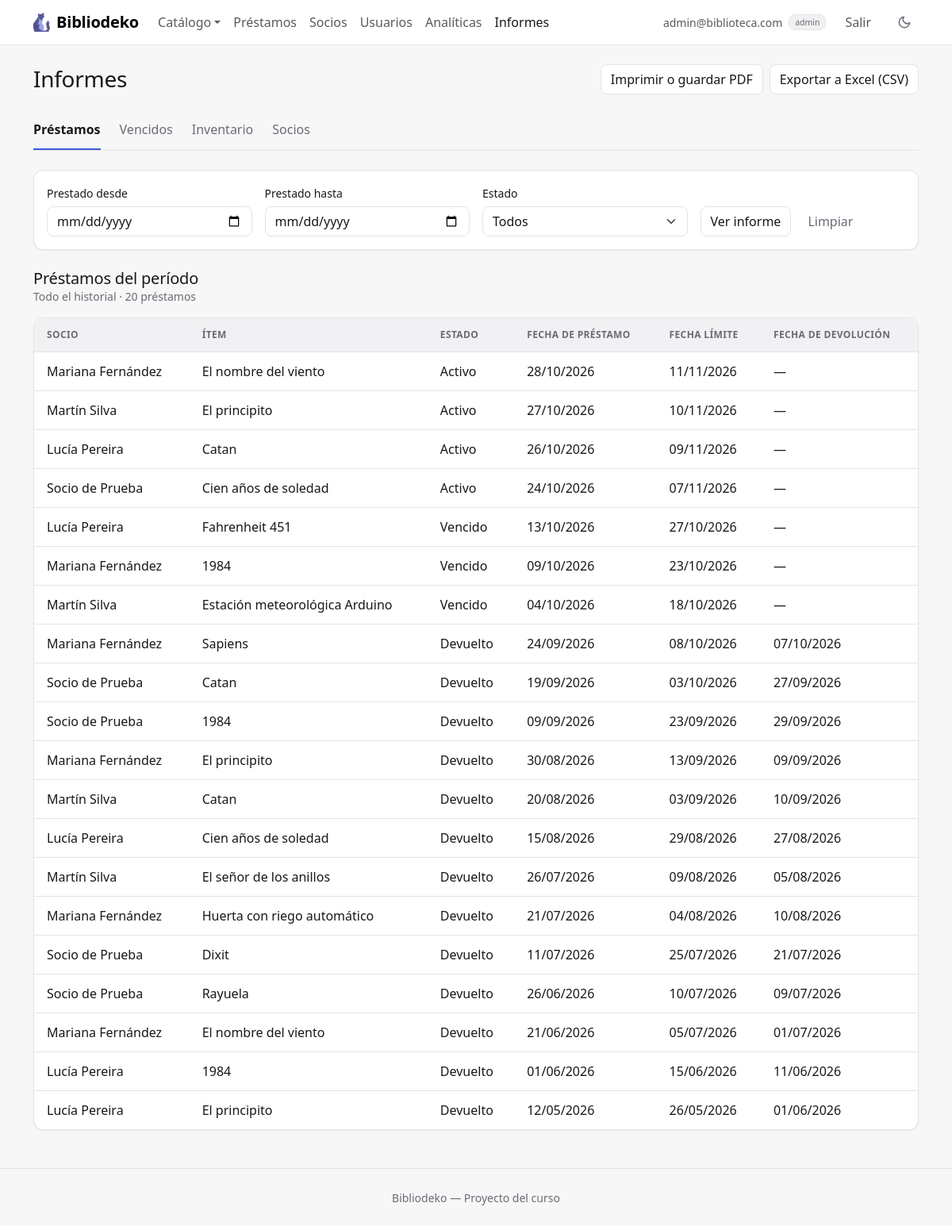
Screenshot of /index.php?accion=verInforme (signed in) with the database file from the repository.
### tables this page shows
CREATE TABLE IF NOT EXISTS prestamos (
    id              INT AUTO_INCREMENT PRIMARY KEY,
    socio_id        INT  NOT NULL,
    item_id         INT  NOT NULL,
    fecha_prestamo  DATE NOT NULL,
    fecha_limite    DATE NOT NULL,
    fecha_devolucion DATE NULL,
    estado          ENUM('activo', 'devuelto') NOT NULL DEFAULT 'activo',
    FOREIGN KEY (socio_id) REFERENCES socios(id) ON DELETE RESTRICT,
    FOREIGN KEY (item_id) REFERENCES items(id) ON DELETE RESTRICT
);

CREATE TABLE IF NOT EXISTS socios (
    id          INT AUTO_INCREMENT PRIMARY KEY,
    usuario_id  INT NOT NULL UNIQUE,
    nombre      VARCHAR(100) NOT NULL,
    direccion   VARCHAR(255) NOT NULL,
    telefono    VARCHAR(20)  NOT NULL,
    foto        VARCHAR(100) NOT NULL DEFAULT 'avatar.png',
    FOREIGN KEY (usuario_id) REFERENCES usuarios(id) ON DELETE CASCADE
);

CREATE TABLE IF NOT EXISTS items (
    id        INT AUTO_INCREMENT PRIMARY KEY,
    tipo      ENUM('libro', 'juego', 'proyecto') NOT NULL DEFAULT 'libro',
    titulo    VARCHAR(150) NOT NULL,
    autor     VARCHAR(100) NOT NULL,
    categoria VARCHAR(50)  NULL,
    stock     INT UNSIGNED NOT NULL DEFAULT 1,
    imagen    VARCHAR(100) NOT NULL DEFAULT 'default.png'
);

### controllers/InformeController.php (called while the page is built, shortened)
<?php
require_once __DIR__ . '/../models/Prestamo.php';
function verInforme() {
    global $pdo;
    $informe = $_GET['informe'] ?? 'prestamos';
    $filtros = leerFiltrosPrestamos($_GET);
    $agrupar = $_GET['agrupar'] ?? '';
    if ($informe === 'prestamos') {
        $tabla = informePrestamos($pdo, $filtros);
    } elseif ($informe === 'vencidos') {
        $tabla = informeVencidos($pdo);
    } elseif ($informe === 'inventario') {
        $tabla = informeInventario($pdo, $agrupar);
    } else {
        $tabla = informeSocios($pdo, $filtros);
    }
    require __DIR__ . '/../views/informes/ver.php';
}
function informePrestamos($pdo, $filtros) {
    $prestamos = Prestamo::listar($pdo, [
        'desde'  => $filtros['desde'],
        'hasta'  => $filtros['hasta'],
        'estado' => $filtros['estado'],
    ])['filas'];
    $filas = [];
    foreach ($prestamos as $p) {
        $filas[] = [
            $p->getSocioNombre(),
            $p->getItemTitulo(),
            $p->getEstadoTexto(),
            formatoFecha($p->getFechaPrestamo()),
            formatoFecha($p->getFechaLimite()),
            formatoFecha($p->getFechaDevolucion()),
        ];
    }
    $detalle = textoPeriodo($filtros['desde'], $filtros['hasta']);
    return [
        'titulo'   => 'Préstamos del período',
        'detalle'  => $detalle . ' · ' . count($filas) . ' préstamos',
        'columnas' => ['Socio', 'Ítem', 'Estado', 'Fecha de préstamo', 'Fecha límite', 'Fecha de devolución'],
        'filas'    => $filas,
        'totales'  => null,
    ];
}

### models/Prestamo.php (called while the page is built, shortened)
<?php
class Prestamo {
    private $fechaPrestamo;
    private $fechaLimite;
    private $fechaDevolucion;
    private $estado;
    private $socioNombre;
    private $itemTitulo;
    public function __construct($id, $fechaPrestamo, $fechaLimite, $fechaDevolucion, $estado, $socioNombre, $itemTitulo, $socioTelefono) {
        $this->fechaPrestamo = $fechaPrestamo;
        $this->fechaLimite = $fechaLimite;
        $this->fechaDevolucion = $fechaDevolucion;
        $this->estado = $estado;
        $this->socioNombre = $socioNombre;
        $this->itemTitulo = $itemTitulo;
    }
    public function getFechaPrestamo() { return $this->fechaPrestamo; }
    public function getFechaLimite() { return $this->fechaLimite; }
    public function getFechaDevolucion() { return $this->fechaDevolucion; }
    public function estaActivo() { return $this->estado === 'activo'; }
    public function estaVencido() { return $this->estaActivo() && $this->fechaLimite < date('Y-m-d'); }
    public function getSocioNombre() { return $this->socioNombre; }
    public function getItemTitulo() { return $this->itemTitulo; }
    public function getEstadoTexto() {
        if ($this->estaVencido()) {
            return 'Vencido';
        }
        return $this->estaActivo() ? 'Activo' : 'Devuelto';
    }
    private static function armarFiltros($filtros) {
        $filtros = array_merge(
            ['item_id' => '', 'socio_id' => '', 'estado' => '', 'desde' => '', 'hasta' => '', 'q' => ''],
            $filtros
        );
        $parametros = [];
        $desdeDonde = '
            FROM prestamos p
            INNER JOIN socios s ON p.socio_id = s.id
            INNER JOIN items i ON p.item_id = i.id
        ';
        return [$desdeDonde, $parametros];
    }
    public static function listar($pdo, $filtros = []) {
        $filtros = array_merge(['pagina' => 1, 'por_pagina' => 0], $filtros);
        [$desdeDonde, $parametros] = self::armarFiltros($filtros);
        $stmt = $pdo->prepare('SELECT COUNT(*)' . $desdeDonde);
        $stmt->execute($parametros);
        $total = (int) $stmt->fetchColumn();
        $sql = '
            SELECT p.id, p.fecha_prestamo, p.fecha_limite, p.fecha_devolucion, p.estado,
                   s.nombre AS socio_nombre, s.telefono AS socio_telefono,
                   i.titulo AS item_titulo
        ' . $desdeDonde . ' ORDER BY p.estado, p.fecha_prestamo DESC';
        $pagina = 1;
        $paginas = 1;
        $stmt = $pdo->prepare($sql);
        $stmt->execute($parametros);
        $filas = $stmt->fetchAll();
        $prestamos = [];
        foreach ($filas as $f) {
            $prestamos[] = new Prestamo($f['id'], $f['fecha_prestamo'], $f['fecha_limite'], $f['fecha_devolucion'], $f['estado'], $f['socio_nombre'], $f['item_titulo'], $f['socio_telefono']);
        }
        return ['filas' => $prestamos, 'total' => $total, 'pagina' => $pagina, 'paginas' => $paginas];
    }
}

### controllers/PrestamoController.php (called while the page is built, shortened)
<?php
require_once __DIR__ . '/../models/Prestamo.php';
function leerFiltrosPrestamos($datos) {
    $filtros = [
        'item_id'  => trim($datos['item_id'] ?? ''),
        'socio_id' => trim($datos['socio_id'] ?? ''),
        'estado'   => trim($datos['estado'] ?? ''),
        'desde'    => trim($datos['desde'] ?? ''),
        'hasta'    => trim($datos['hasta'] ?? ''),
        'q'        => trim($datos['q'] ?? ''),
    ];
    if (!ctype_digit($filtros['item_id'])) {
        $filtros['item_id'] = '';
    }
    if (!ctype_digit($filtros['socio_id'])) {
        $filtros['socio_id'] = '';
    }
    if (!in_array($filtros['estado'], Prestamo::FILTROS_ESTADO)) {
        $filtros['estado'] = '';
    }
    if (!fechaValida($filtros['desde'])) {
        $filtros['desde'] = '';
    }
    if (!fechaValida($filtros['hasta'])) {
        $filtros['hasta'] = '';
    }
    return $filtros;
}

### helpers.php (called while the page is built, shortened)
<?php
function fechaValida($fecha) {
    $d = DateTime::createFromFormat('Y-m-d', $fecha);
    return $d && $d->format('Y-m-d') === $fecha;
}
function formatoFecha($fecha) {
    if (empty($fecha)) {
        return '—';
    }
    return date('d/m/Y', strtotime($fecha));
}
function textoPeriodo($desde, $hasta) {
    return 'Todo el historial';
}

### views/informes/ver.php (the view, shortened to what this page needs)
<?php require __DIR__ . '/../header.php'; ?>
<?php
$urlCsv = 'index.php?' . http_build_query(array_merge($_GET, ['formato' => 'csv']));
?>
<div class="encabezado d-print-none">
  <h1 class="h3">Informes</h1>
  <div class="d-flex flex-wrap gap-2">
    <button type="button" class="btn btn-outline-secondary" onclick="window.print()">Imprimir o guardar PDF</button>
    <a href="<?= htmlspecialchars($urlCsv) ?>" class="btn btn-outline-secondary">Exportar a Excel (CSV)</a>
  </div>
</div>
<ul class="nav nav-underline pestanas mb-4 d-print-none">
  <?php foreach (INFORMES as $clave => $nombre): ?>
    <li class="nav-item">
      <a class="nav-link <?= $clave === $informe ? 'active' : '' ?>" href="index.php?accion=verInforme&amp;informe=<?= htmlspecialchars($clave) ?>"
        <?= $clave === $informe ? 'aria-current="page"' : '' ?>><?= htmlspecialchars($nombre) ?></a>
    </li>
  <?php endforeach; ?>
</ul>
<?php if ($informe !== 'vencidos'): ?>
  <form method="GET" action="index.php" class="card mb-4 d-print-none">
    <div class="card-body">
      <div class="row g-3 align-items-end">
        <?php if ($informe === 'inventario'): ?>
          <div class="col-sm-6 col-md-4">
            <label class="form-label" for="agrupar">Agrupar</label>
            <select id="agrupar" name="agrupar" class="form-select">
              <?php foreach (AGRUPAR_INVENTARIO as $clave => $nombre): ?>
                <option value="<?= htmlspecialchars($clave) ?>" <?= $clave === $agrupar ? 'selected' : '' ?>><?= htmlspecialchars($nombre) ?></option>
              <?php endforeach; ?>
            </select>
          </div>
        <?php else: ?>
          <div class="col-6 col-md-3">
            <label class="form-label" for="desde">Prestado desde</label>
            <input type="date" id="desde" name="desde" class="form-control" value="<?= htmlspecialchars($filtros['desde']) ?>">
          </div>
          <div class="col-6 col-md-3">
            <label class="form-label" for="hasta">Prestado hasta</label>
            <input type="date" id="hasta" name="hasta" class="form-control" value="<?= htmlspecialchars($filtros['hasta']) ?>">
          </div>
          <?php if ($informe === 'prestamos'): ?>
            <div class="col-md-3">
              <label class="form-label" for="estado">Estado</label>
              <select id="estado" name="estado" class="form-select">
                <option value="">Todos</option>
              </select>
            </div>
          <?php endif; ?>
        <?php endif; ?>
        <div class="col-md-auto d-flex gap-2">
          <button class="btn btn-outline-secondary" type="submit">Ver informe</button>
          <a href="index.php?accion=verInforme&amp;informe=<?= htmlspecialchars($informe) ?>" class="btn btn-link">Limpiar</a>
        </div>
      </div>
    </div>
  </form>
<?php endif; ?>
<div class="mb-3">
  <h2 class="h5 mb-0"><?= htmlspecialchars($tabla['titulo']) ?></h2>
  <p class="text-body-secondary small mb-0"><?= htmlspecialchars($tabla['detalle']) ?></p>
</div>
<?php if (empty($tabla['filas'])): ?>
  <div class="card estado-vacio">
    <?php if ($informe === 'vencidos'): ?>
      <p class="titulo mb-0">No hay préstamos vencidos.</p>
    <?php else: ?>
      <p class="titulo">No hay nada para mostrar.</p>
      <p class="small mb-0">Si filtraste, probá con otras fechas u otro estado.</p>
    <?php endif; ?>
  </div>
<?php else: ?>
  <div class="card">
    <div class="table-responsive">
      <table class="table align-middle tabla-informe">
        <thead>
          <tr>
            <?php foreach ($tabla['columnas'] as $i => $columna): ?>
              <th class="<?= is_int($tabla['filas'][0][$i]) ? 'text-end' : '' ?>"><?= htmlspecialchars($columna) ?></th>
            <?php endforeach; ?>
          </tr>
        </thead>
        <tbody>
          <?php foreach ($tabla['filas'] as $fila): ?>
            <tr>
              <?php foreach ($fila as $valor): ?>
                <td class="<?= is_int($valor) ? 'text-end' : '' ?>"><?= htmlspecialchars($valor) ?></td>
              <?php endforeach; ?>
            </tr>
          <?php endforeach; ?>
        </tbody>
      </table>
    </div>
  </div>
<?php endif; ?>
<?php require __DIR__ . '/../footer.php'; ?>

### assets/css/estilo.css (style rules this page uses)
:root, [data-bs-theme="light"] { --acento-rgb: 59, 91, 219; --acento-hover-rgb: 47, 74, 192; --color-sobre-acento: #ffffff; --color-fondo: #f7f7f8; --color-superficie: #ffffff; --color-superficie-2: #f1f1f3; --color-texto: #18181b; --color-texto-suave: #6b6b75; --color-borde: #e4e4e7; --sombra: 0 1px 2px rgba(24, 24, 27, .05); --sombra-elevada: 0 8px 24px rgba(24, 24, 27, .08); --grafico-devuelto: #8fa3ec; --grafico-vencido: #dc2626; --grafico-tarde: #e0a100; }
:root { --fuente-base: system-ui, -apple-system, "Segoe UI", Roboto, "Helvetica Neue", Arial, sans-serif; --radio: .5rem; --radio-grande: .75rem; --alto-campo: 38px; --proporcion-portada: 3 / 4; }
:root, [data-bs-theme="light"], [data-bs-theme="dark"] { --color-acento: rgb(var(--acento-rgb)); --color-acento-hover: rgb(var(--acento-hover-rgb)); --color-acento-suave: rgba(var(--acento-rgb), .12); --bs-body-font-family: var(--fuente-base); --bs-body-bg: var(--color-superficie); --bs-body-color: var(--color-texto); --bs-emphasis-color: var(--color-texto); --bs-secondary-color: var(--color-texto-suave); --bs-secondary-bg: var(--color-superficie-2); --bs-tertiary-bg: var(--color-superficie-2); --bs-border-color: var(--color-borde); --bs-border-radius: var(--radio); --bs-border-radius-lg: var(--radio-grande); --bs-primary-rgb: var(--acento-rgb); --bs-link-color-rgb: var(--acento-rgb); --bs-link-hover-color-rgb: var(--acento-hover-rgb); --bs-focus-ring-color: rgba(var(--acento-rgb), .25); }
body { background-color: var(--color-fondo); -webkit-font-smoothing: antialiased; }
h1, h2, h3, h4, h5, h6 { font-weight: 600; letter-spacing: -.01em; }
a { text-decoration: none; }
.encabezado { display: flex; flex-wrap: wrap; justify-content: space-between; align-items: center; gap: .75rem; margin-bottom: 1.5rem; }
.encabezado h1 { margin-bottom: 0; }
.btn { font-weight: 500; }
.btn-outline-secondary { --bs-btn-color: var(--color-texto); --bs-btn-border-color: var(--color-borde); --bs-btn-hover-color: var(--color-texto); --bs-btn-hover-bg: var(--color-superficie-2); --bs-btn-hover-border-color: var(--color-borde); --bs-btn-active-color: var(--color-texto); --bs-btn-active-bg: var(--color-superficie-2); --bs-btn-active-border-color: var(--color-borde); background-color: var(--color-superficie); }
.btn-link { --bs-btn-color: var(--color-texto-suave); --bs-btn-hover-color: var(--color-texto); --bs-btn-active-color: var(--color-texto); text-decoration: none; }
.form-label { font-weight: 500; font-size: .875rem; margin-bottom: .375rem; }
.card { --bs-card-bg: var(--color-superficie); --bs-card-border-color: var(--color-borde); --bs-card-border-radius: var(--radio-grande); --bs-card-inner-border-radius: calc(var(--radio-grande) - 1px); --bs-card-cap-bg: transparent; box-shadow: var(--sombra); }
.pestanas { --bs-nav-link-color: var(--color-texto-suave); --bs-nav-link-hover-color: var(--color-texto); --bs-nav-underline-link-active-color: var(--color-texto); --bs-nav-underline-gap: 1rem; border-bottom: 1px solid var(--color-borde); flex-wrap: nowrap; overflow-x: auto; scrollbar-width: none; white-space: nowrap; }
@media (min-width: 576px) { .pestanas { --bs-nav-underline-gap: 1.5rem; } }
.pestanas .nav-link { padding-bottom: .75rem; }
.pestanas .nav-link.active { border-bottom-color: var(--color-acento); }
.table { --bs-table-bg: transparent; --bs-table-hover-bg: var(--color-superficie-2); --bs-table-border-color: var(--color-borde); margin-bottom: 0; }
.table > thead th { background-color: var(--color-superficie-2); color: var(--color-texto-suave); font-size: .75rem; font-weight: 600; letter-spacing: .03em; text-transform: uppercase; white-space: nowrap; }
.table > :not(caption) > * > * { padding: .75rem 1rem; }
.table > tbody > tr:last-child > * { border-bottom: 0; }
.card > .table-responsive { border-radius: inherit; position: relative; }

### rows the page displays
prestamos: socio.nombre "Martín Silva", item.titulo "El principito", valor "Activo", valor "27/10/2026", valor "10/11/2026", valor "—"
prestamos: socio.nombre "Lucía Pereira", item.titulo "Catan", valor "Activo", valor "26/10/2026", valor "09/11/2026", valor "—"
prestamos: socio.nombre "Socio de Prueba", item.titulo "Cien años de soledad", valor "Activo", valor "24/10/2026", valor "07/11/2026", valor "—"
prestamos: socio.nombre "Lucía Pereira", item.titulo "Fahrenheit 451", valor "Vencido", valor "13/10/2026", valor "27/10/2026", valor "—"
prestamos: socio.nombre "Mariana Fernández", item.titulo "1984", valor "Vencido", valor "09/10/2026", valor "23/10/2026", valor "—"
prestamos: socio.nombre "Martín Silva", item.titulo "Estación meteorológica Arduino", valor "Vencido", valor "04/10/2026", valor "18/10/2026", valor "—"
prestamos: socio.nombre "Mariana Fernández", item.titulo "Sapiens", valor "Devuelto", valor "24/09/2026", valor "08/10/2026", valor "07/10/2026"
prestamos: socio.nombre "Socio de Prueba", item.titulo "Catan", valor "Devuelto", valor "19/09/2026", valor "03/10/2026", valor "27/09/2026"
prestamos: socio.nombre "Socio de Prueba", item.titulo "1984", valor "Devuelto", valor "09/09/2026", valor "23/09/2026", valor "29/09/2026"
prestamos: socio.nombre "Mariana Fernández", item.titulo "El principito", valor "Devuelto", valor "30/08/2026", valor "13/09/2026", valor "09/09/2026"
prestamos: socio.nombre "Martín Silva", item.titulo "Catan", valor "Devuelto", valor "20/08/2026", valor "03/09/2026", valor "10/09/2026"
prestamos: socio.nombre "Lucía Pereira", item.titulo "Cien años de soledad", valor "Devuelto", valor "15/08/2026", valor "29/08/2026", valor "27/08/2026"
prestamos: socio.nombre "Martín Silva", item.titulo "El señor de los anillos", valor "Devuelto", valor "26/07/2026", valor "09/08/2026", valor "05/08/2026"
prestamos: socio.nombre "Mariana Fernández", item.titulo "Huerta con riego automático", valor "Devuelto", valor "21/07/2026", valor "04/08/2026", valor "10/08/2026"
prestamos: socio.nombre "Socio de Prueba", item.titulo "Dixit", valor "Devuelto", valor "11/07/2026", valor "25/07/2026", valor "21/07/2026"
prestamos: socio.nombre "Socio de Prueba", item.titulo "Rayuela", valor "Devuelto", valor "26/06/2026", valor "10/07/2026", valor "09/07/2026"
prestamos: socio.nombre "Lucía Pereira", item.titulo "1984", valor "Devuelto", valor "01/06/2026", valor "15/06/2026", valor "11/06/2026"
prestamos: socio.nombre "Lucía Pereira", item.titulo "El principito", valor "Devuelto", valor "12/05/2026", valor "26/05/2026", valor "01/06/2026"

### other values shown
$_SESSION['usuario']['email'] "admin@biblioteca.com"
$_SESSION['usuario']['rol'] "admin"
$nombre "Préstamos"
$nombre "Vencidos"
$nombre "Inventario"
$nombre "Socios"
$tabla['titulo'] "Préstamos del período"
$tabla['detalle'] "Todo el historial · 20 préstamos"
$columna "SOCIO"
$columna "ÍTEM"
$columna "ESTADO"
$columna "FECHA DE PRÉSTAMO"
$columna "FECHA LÍMITE"
$columna "FECHA DE DEVOLUCIÓN"
$valor "Mariana Fernández"
